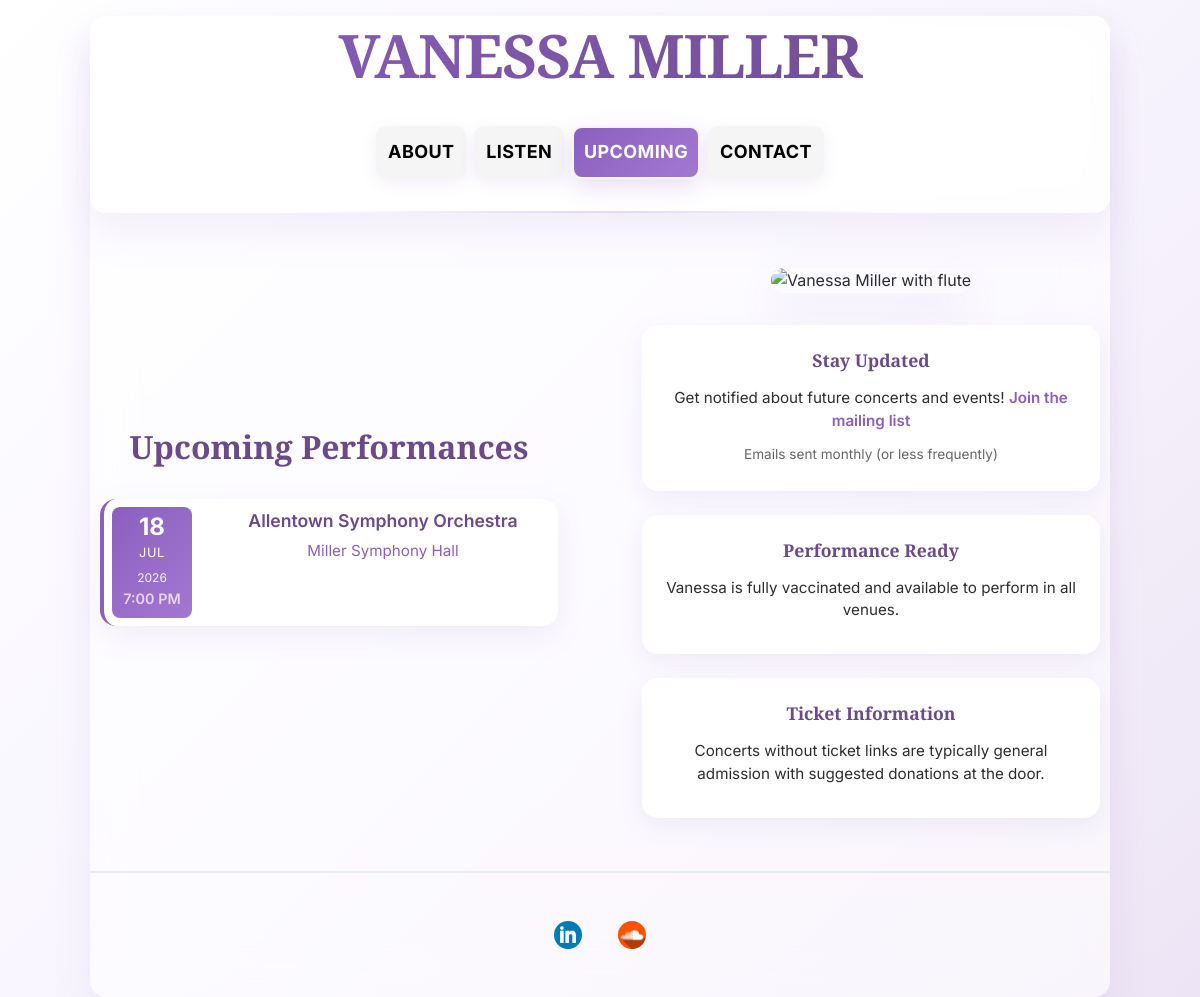
Page /news on the committed database.
### music/models.py (models this page shows)
class Concert(models.Model):
    date = models.DateField(null=False, blank=False)
    time = models.TimeField(null=False, blank=False)
    ensemble = models.ForeignKey("Ensemble", related_name="concerts", on_delete=models.CASCADE)
    venue = models.ForeignKey("Venue", related_name="concerts", on_delete=models.CASCADE)
    ticketLink = models.TextField(null=True, blank=True)
    programNote = models.TextField(null=True, blank=True)

class Ensemble(models.Model):
    name = models.CharField(max_length=255, blank=False, null=False)
    acronym = models.CharField(max_length=255, blank=False, null=False)
    orgLink = models.TextField(null=False, blank=False)

class Venue(models.Model):
    name = models.CharField(max_length=255, blank=False, null=False)
    shortLocation = models.CharField(max_length=255, blank=False, null=False)
    mapLink = models.TextField(null=False, blank=False)

### music/views.py (the view)
# urls.py: path("news", views.music_news, name="music_news"),
def music_news(request):
    context = {
        "breakpoints": settings.IMAGE_BREAKPOINTS,
        "concerts": Concert.objects.filter(date__gte=datetime.today()).order_by("date"),
    }
    return render(request, "music_news.html", context)

### music/templates/music_news.html (shortened to what this page needs)
{% extends "music_base.html" %}
{% load thumbnail %}
{% block page_content %}
<div class="flexContainer newsPage">
    <div class="flexItem newsPageText">
		<h2 class="section-heading-center">Upcoming Performances</h2>
        {% if concerts %}
        <div class="concerts-container">
            {% for c in concerts %}
            <div class="concert-card">
                <div class="concert-date">
                    <div class="date-day">{{ c.date|date:"d" }}</div>
                    <div class="date-month">{{ c.date|date:"M" }}</div>
                    <div class="date-year">{{ c.date|date:"Y" }}</div>
					<div class="concert-time">{{ c.time|date:"g:i A" }}</div>
                </div>
                <div class="concert-details">
                    <div class="concert-ensemble">
                        <a href="{{ c.ensemble.orgLink }}" target="_blank" rel="noopener">
                            {{ c.ensemble.name }}
                        </a>
                    </div>
                    <div class="concert-venue">
                        <a href="{{ c.venue.mapLink }}" target="_blank" rel="noopener">{{ c.venue.name }}</a>
                    </div>
                </div>
            </div>
            {% endfor %}
        </div>
        {% else %}
        <div class="no-concerts-message">
            <h3>No Upcoming Concerts</h3>
            <p>Check back soon for new performance dates!</p>
        </div>
        {% endif %}
    </div>
    <div class="flexItem newsPageImage">
        {% with "music/flute_frontAngled.jpg" as imgPath %}
        <img src="{% thumbnail imgPath '1200' as im %}{{ im.url }}{% endthumbnail %}"
             srcset="
                {% for size in breakpoints %}
                {% thumbnail imgPath size as thumb %}
                {% endthumbnail %}
                {% endfor %}
             "
             class="halfPagePicture"
             alt="Vanessa Miller with flute"
             loading="lazy"/>
        {% endwith %}
		<div class="info-cards">
            <div class="info-card">
                <h3>Stay Updated</h3>
                <p>
                    Get notified about future concerts and events!
                    <a href="http://eepurl.com/iolM3c" target="_blank" rel="noopener" class="signup-link">
                        Join the mailing list
                    </a>
                </p>
                <small>Emails sent monthly (or less frequently)</small>
            </div>
            <div class="info-card">
                <h3>Performance Ready</h3>
                <p>
                    Vanessa is fully vaccinated and available to perform in all venues.
                </p>
            </div>
            <div class="info-card">
                <h3>Ticket Information</h3>
                <p>
                    Concerts without ticket links are typically general admission
                    with suggested donations at the door.
                </p>
            </div>
        </div>
    </div>
</div>
{% endblock %}

### rows in the picture
Concert: date "18", date "JUL", date "2026", time "7:00 PM", ensemble.name "Allentown Symphony Orchestra", venue.name "Miller Symphony Hall"
